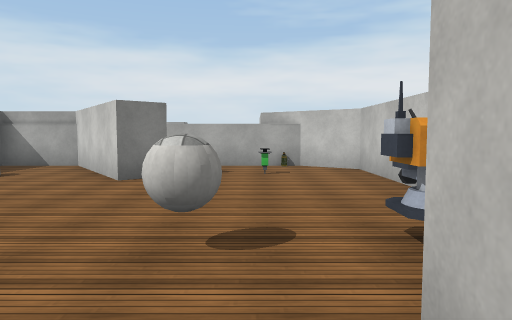
View 1 (above)

21 first-person views from a walk through a scene from a Unity 3-D project. The camera is 1.5 m above the floor, tilts 4° down and sees 70° across. The floor is counted in squares, 2 m on a side. Each view is taken from the middle of a square. On the plan, view 1 faces up. The plan holds only what a view shows up to about 11 squares ahead; the rest is blank. The place goes on beyond the plan. Some animated figures are left out. Some surface patterns are stand-ins.

View 2
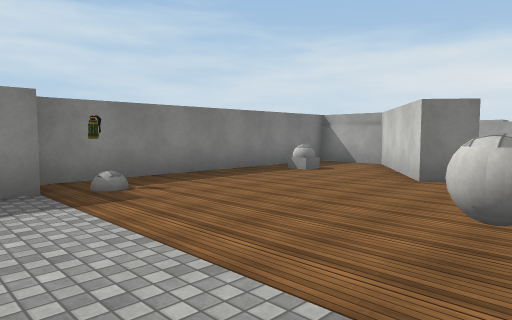

View 3
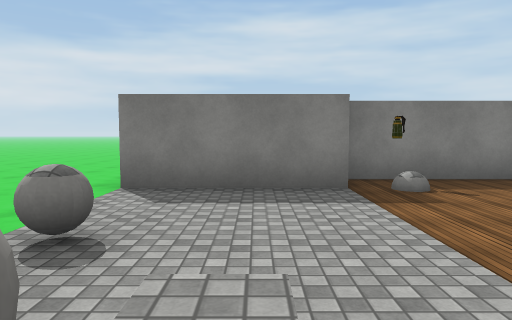

View 4
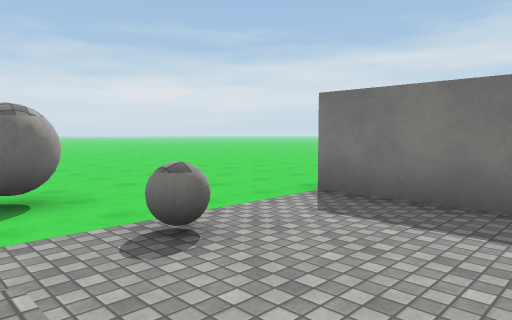

View 5
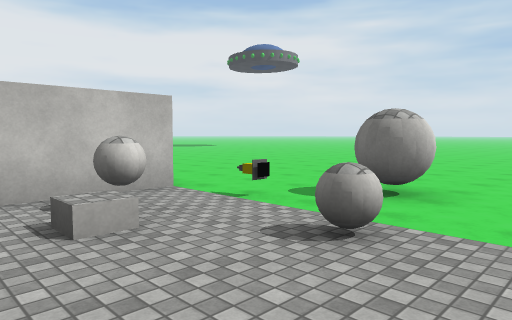

View 6
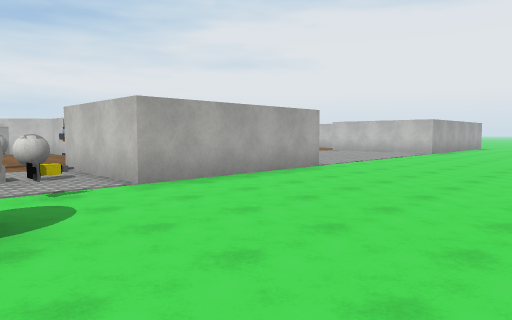

View 7
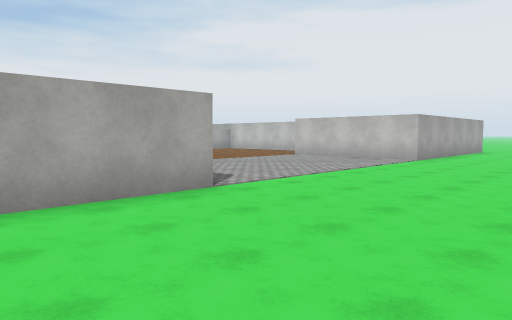

View 8
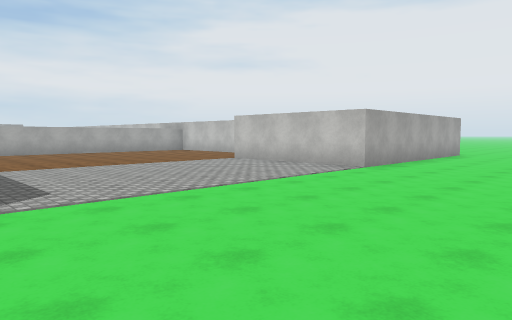

View 9
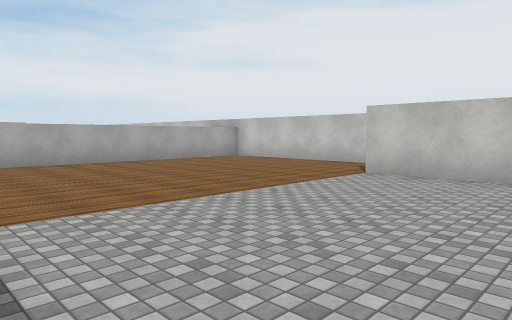

View 10
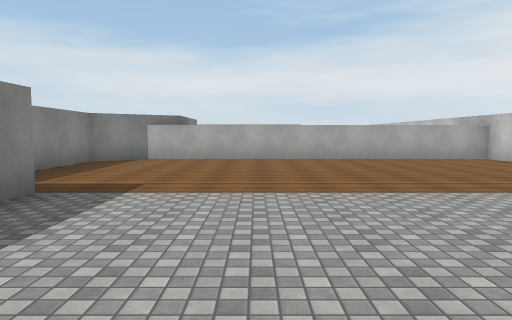

View 11
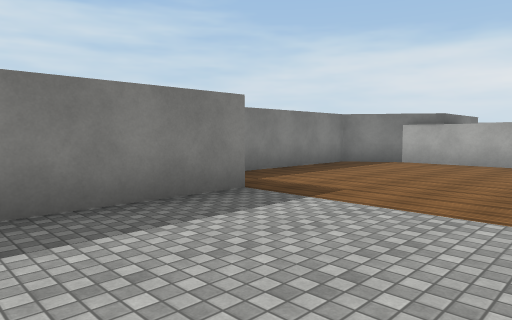

View 12
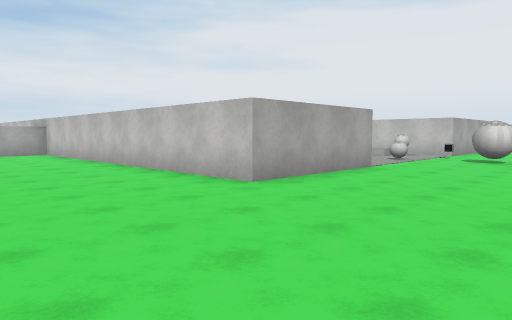

View 13
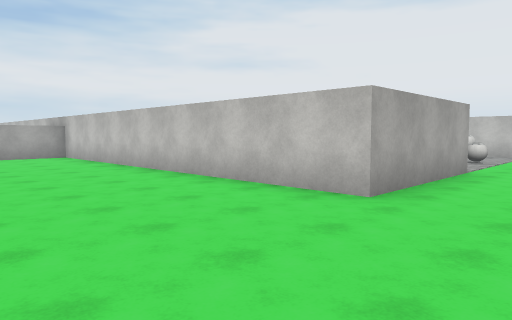

View 14
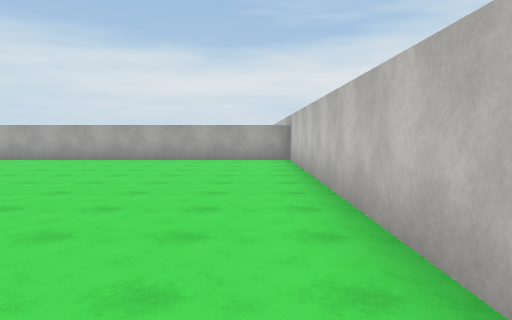

View 15
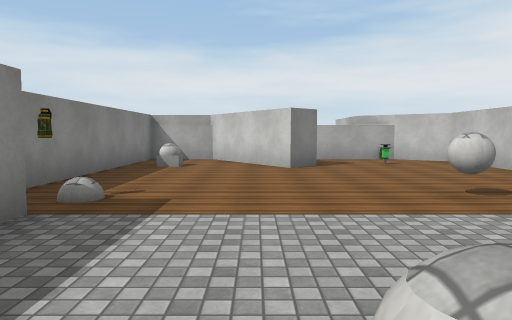

View 16
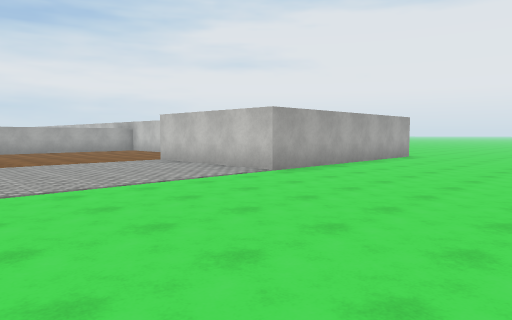

View 17
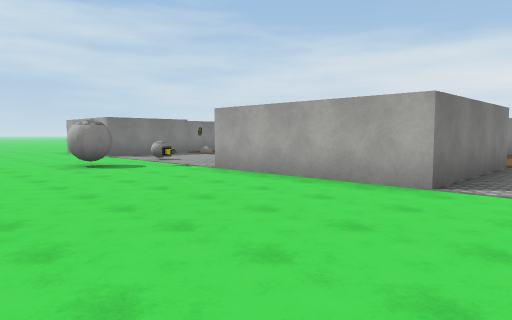

View 18
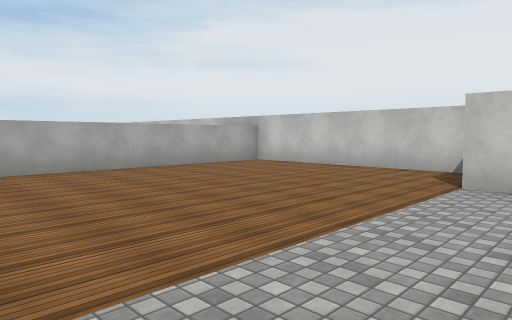

View 19
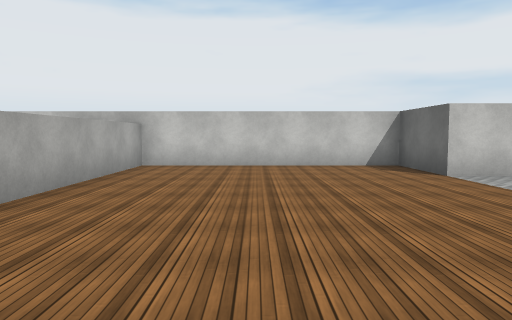

View 20
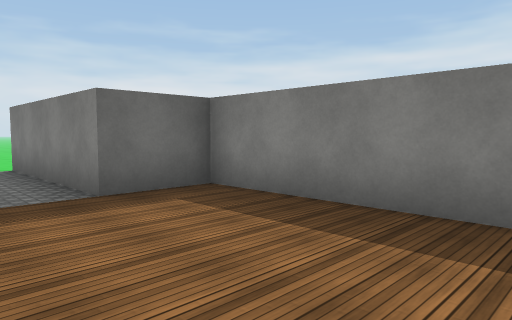

View 21
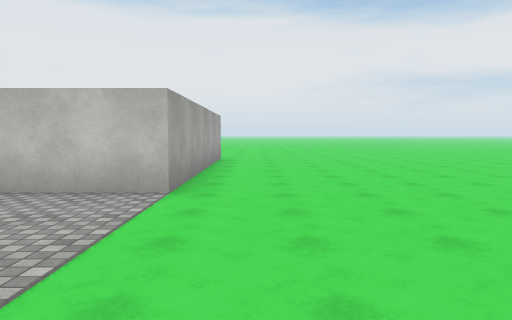

### Floor plan
Points are (right, up) in squares from view 1. A wall is a line through its corners. A room is listed if a view was taken in it or the views show most of it. See-through windows are left out.
Room 1 (views 1, 2, 3, 4, 5, 6, 7, 8, 9, 10, 11, 12, 13, 14, 15, 16, 17, 18, 19, 20, 21)
walls: (-5.1, 1.4) (-5.1, -1.9) (-9, -1.9) (-9, 8.8) (-13.5, 8.8); (2.2, 5.4) (2.2, 7.9) (0.5, 9.2); (-1.6, 6.5) (-2.2, 5.9) (-4.3, 8.8) (-6.1, 8.8) (-6.1, 1.5); (1.1, 8.8) (-2.2, 8.8); (16.5, -1.9) (12.6, -1.9) (12.6, 2.5) (14.8, 2.5) (14.8, 8.8) (4.8, 8.8) (3.5, 7.9) (3.5, 2.5) (5.2, 2.5) (5.2, -1.9) (0.6, -1.9) (0.6, 1.4)
objects: other object (-5, 2); other object (-5, 6); other object (-3, -1); ball (-2, -4) to (-2, -3); other object (-1, -2); ball (0, -1); other object (0, 2); other object (0, 7); turret (1, 2) to (1, 3); generator (2, 4)

Positions as (right, up) in squares from view 1, and headings:
1: (0, 0), facing up
2: (0, 0), facing up-left
3: (0, 0), facing left
4: (-1, 1), facing down-left
5: (-4, 1), facing down-right
6: (-2, -7), facing up-right
7: (2, -6), facing up-right
8: (5, -6), facing up-right
9: (6, -1), facing up-right
10: (8, -2), facing up
11: (9, -1), facing up-left
12: (-13, -6), facing up-right
13: (-13, -4), facing up-right
14: (-10, -2), facing up
15: (-3, -2), facing up
16: (7, -7), facing up-right
17: (7, -7), facing up-left
18: (7, 1), facing up-right
19: (6, 6), facing right
20: (7, 7), facing down-left
21: (8, -3), facing right
